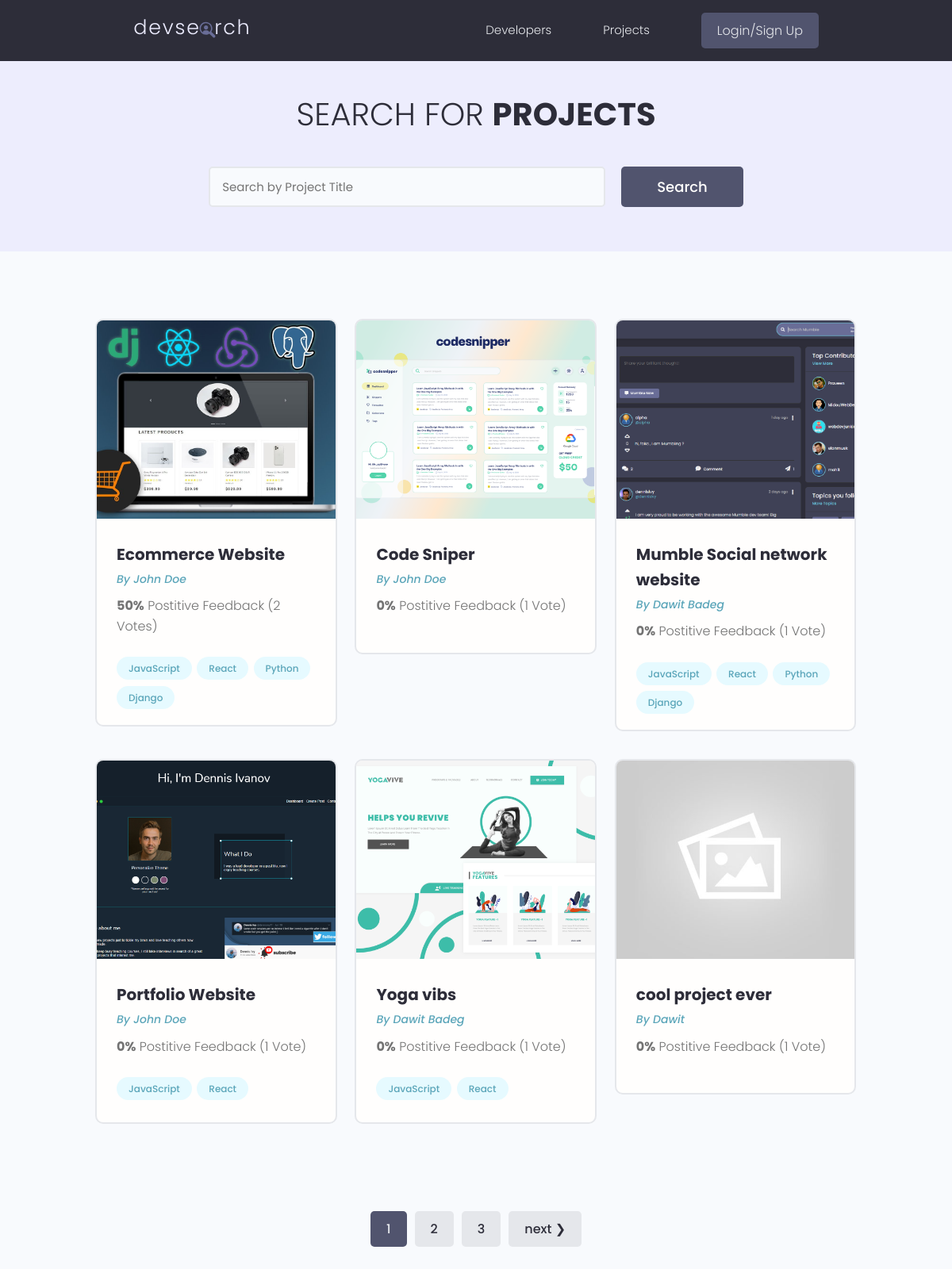
The page /projects/ on the database as committed earlier.
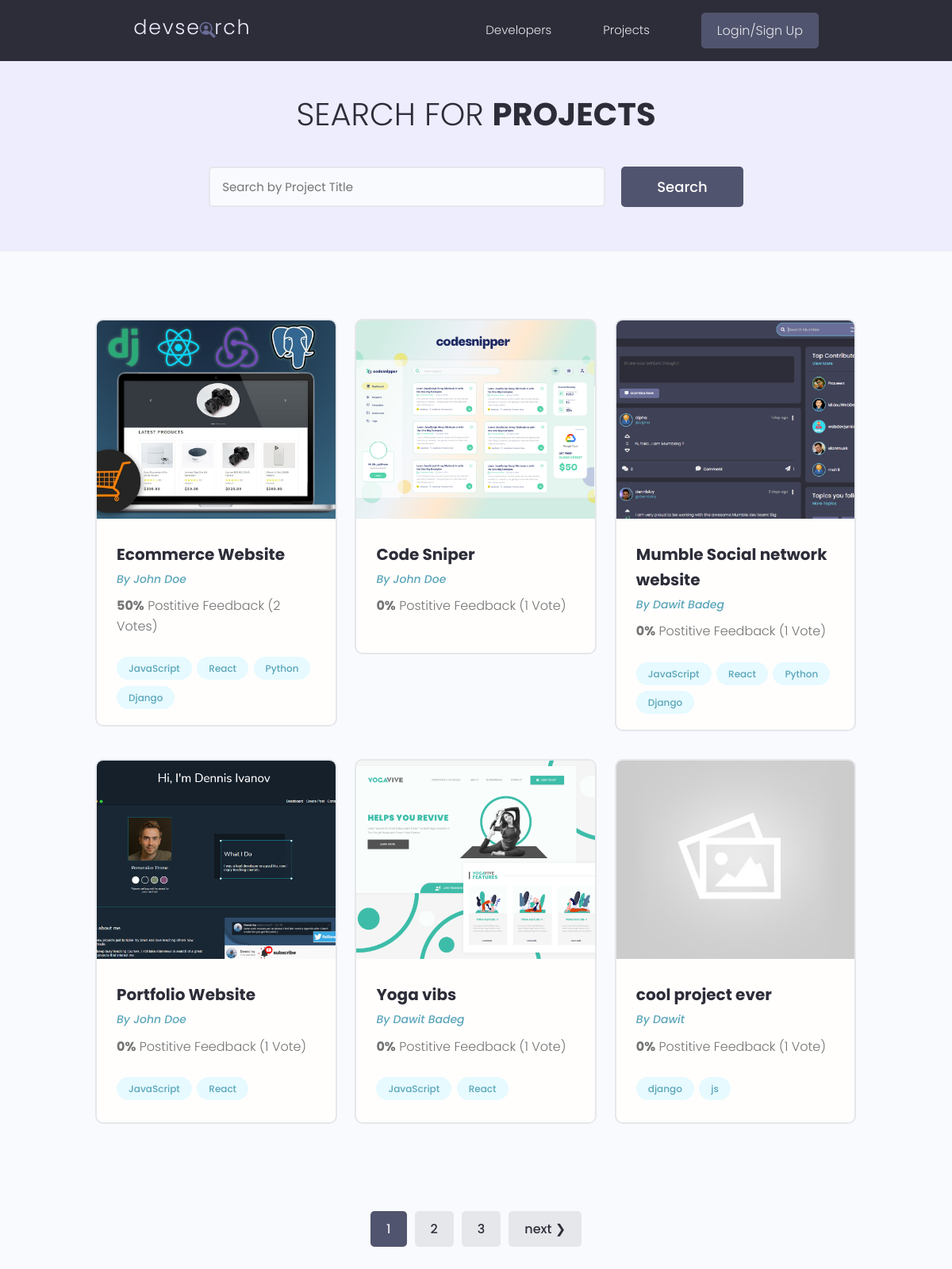
The same page on the database as committed later.
### projects/models.py (models this page shows, shortened)
class Project(models.Model):
    owner = models.ForeignKey(Profile, null=True, blank=True, on_delete=models.CASCADE)
    title = models.CharField(max_length=200)
    description = models.TextField(null=True, blank=True)
    featured_image = models.ImageField(null=True, blank=True, default="default.jpg")
    demo_link = models.CharField(max_length=2000, null=True, blank=True)
    source_link = models.CharField(max_length=2000, null=True, blank=True)
    tags = models.ManyToManyField('Tag', blank=True)
    vote_total = models.IntegerField(default=0, null=True, blank=True)
    vote_ratio = models.IntegerField(default=0, null=True, blank=True)
    created = models.DateTimeField(auto_now_add=True)
    id = models.UUIDField(default=uuid.uuid4, unique=True,
                          primary_key=True, editable=False)
    class Meta:
        ordering = ['-vote_ratio', '-vote_total', 'title']
    @property
    def imageURL(self):
        try:
            url = self.featured_image.url
        except:
            url = ''
        return url

class Tag(models.Model):
    name = models.CharField(max_length=200)
    created = models.DateTimeField(auto_now_add=True)
    id = models.UUIDField(default=uuid.uuid4, unique=True,
                          primary_key=True, editable=False)
    def __str__(self):
        return self.name

### users/models.py (models this page shows, shortened)
class Profile(models.Model):
    user = models.OneToOneField(User, on_delete=models.CASCADE, null=True, blank=True)
    name = models.CharField(max_length=200, blank=True, null=True)
    email = models.EmailField(max_length=500, blank=True, null=True)
    username = models.CharField(max_length=200, blank=True, null=True)
    location = models.CharField(max_length=200, blank=True, null=True)
    short_intro = models.CharField(max_length=200, blank=True, null=True)
    bio = models.TextField(blank=True, null=True)
    profile_image = models.ImageField(null=True, blank=True, upload_to='profiles/', default="profiles/user-default.png")
    social_github = models.CharField(max_length=200, blank=True, null=True)
    social_twitter = models.CharField(max_length=200, blank=True, null=True)
    social_linkedin = models.CharField(max_length=200, blank=True, null=True)
    social_youtube = models.CharField(max_length=200, blank=True, null=True)
    social_website = models.CharField(max_length=200, blank=True, null=True)
    created = models.DateTimeField(auto_now_add=True)
    id = models.UUIDField(default=uuid.uuid4, unique=True,
                          primary_key=True, editable=False)
    class Meta:
        ordering = ['created']

### projects/views.py (the view)
# urls.py: path('projects/', views.getProjects),
def projects(request):
    projects, search_query = searchProjects(request)
    custom_range, projects = paginateProjects(request, projects, 6)
    context = {'projects':projects, 'search_query':search_query, 'custom_range': custom_range}
    return render(request, 'projects/projects.html', context)

### projects/utils.py (called while the page is built)
def paginateProjects(request, projects, results):
    page = request.GET.get('page')
    paginator = Paginator(projects, results)
    try:
        projects = paginator.page(page)
    except PageNotAnInteger:
        page = 1
        projects = paginator.page(page)
    except EmptyPage:
        page = paginator.num_pages
        projects = paginator.page(page)
    left_index = int(page) - 1
    if left_index < 1:
        left_index = 1
    right_index = int(page) + 2
    if right_index > paginator.num_pages:
        right_index = paginator.num_pages
    custom_range = range(left_index, right_index + 1)
    return custom_range, projects

def searchProjects(request):
    search_query = ''
    if request.GET.get('search_query'):
        search_query = request.GET.get('search_query')
    tags = Tag.objects.filter(name__icontains=search_query)
    projects = Project.objects.distinct().filter(
        Q(title__icontains=search_query) |
        Q(description__icontains=search_query) |
        Q(owner__name__icontains=search_query) |
        Q(tags__in=tags)
    )
    return projects, search_query

### projects/templates/projects/projects.html (shortened to what this page needs)
{% extends 'main.html' %}
{% block content %}
  <main class="projects">
    <section class="hero-section text-center">
      <div class="container container--narrow">
        <div class="hero-section__box">
          <h2>Search for <span>Projects</span></h2>
        </div>
        <div class="hero-section__search">
          <form id='searchForm' class="form" action="{% url 'projects' %}" method="get">
            <div class="form__field">
              <input class="input input--text" id="formInput#search" type="text" name="search_query"
                placeholder="Search by Project Title" value="{{search_query}}"/>
            </div>
            <input class="btn btn--sub btn--lg" type="submit" value="Search" />
          </form>
        </div>
      </div>
    </section>
    <section class="projectsList">
      <div class="container">
        <div class="grid grid--three">
        {% for project in projects %}
          <div class="column">
            <div class="card project">
              <a href="{% url 'project' project.id %}" class="project">
                <img class="project__thumbnail" src="{{project.imageURL}}" alt="project thumbnail" />
                <div class="card__body">
                  <h3 class="project__title">{{project.title}}</h3>
                  <p><a class="project__author" href="{% url 'user-profile' project.owner.id %}">By {{project.owner.name}}</a></p>
                  <p class="project--rating">
                    <span style="font-weight: bold;">{{project.vote_ratio}}%</span> Postitive
                    Feedback ({{project.vote_total}} Vote{{project.vote_total|pluralize:"s"}})
                  </p>
                  <div class="project__tags">
                    {% for tag in project.tags.all %}
                    <span class="tag tag--pill tag--main">
                      <small>{{tag}}</small>
                    </span>
                    {% endfor %}
                  </div>
                </div>
              </a>
            </div>
          </div>
        {% endfor %}
        </div>
      </div>
    </section>
    {% include 'pagination.html' with queryset=projects custom_range=custom_range %}
  </main>
{% endblock content %}

Rows that differ between the two databases and show on the page:
added Tag: name "django", shown under Project "cool project ever"
added Tag: name "js", shown under Project "cool project ever"
